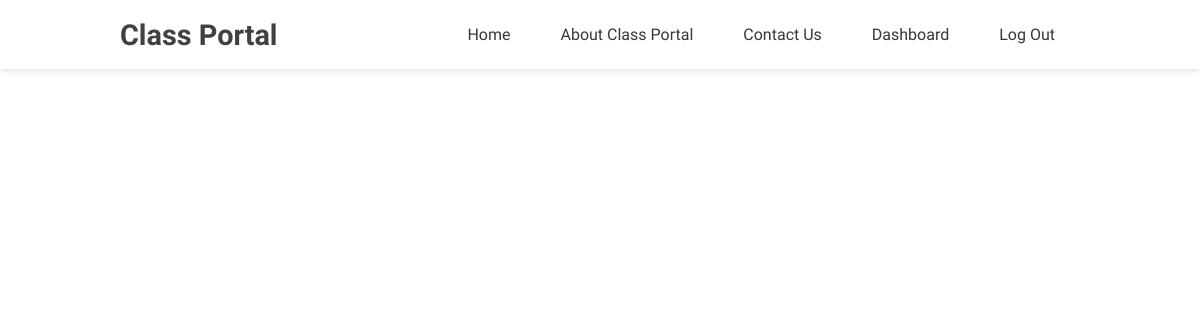
The page /view-assignment.php?value=1 (signed in) on the database as committed earlier.
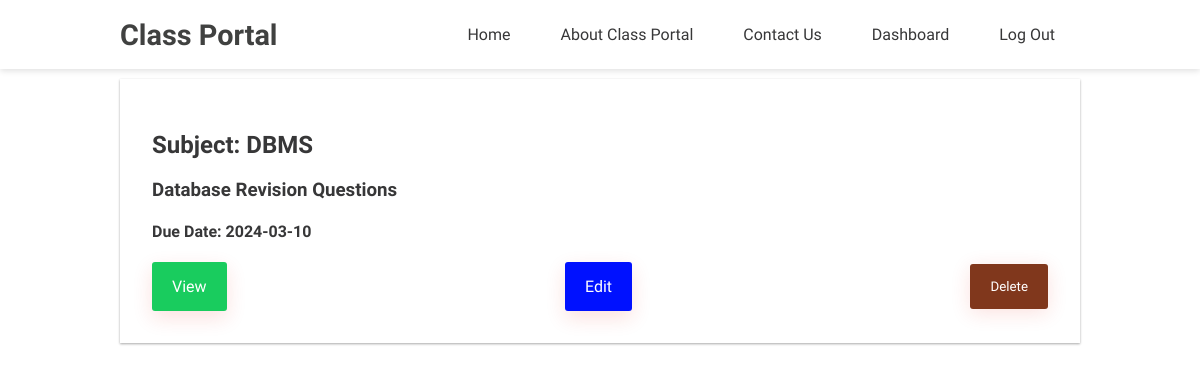
The same page on the database as committed later.
### tables this page shows
CREATE TABLE `assignment` (
  `id` int(100) NOT NULL,
  `Semester` int(11) NOT NULL,
  `Subject` varchar(50) NOT NULL,
  `title` varchar(100) NOT NULL,
  `description` varchar(30000) NOT NULL,
  `duedate` varchar(100) NOT NULL,
  `user_role` int(10) NOT NULL
);

### view-assignment.php (the view, shortened to what this page needs)
<?php
$value = $_GET['value'] ?? '';
if (!isset($_SESSION['username'])) :
    header('Location:login.php');
else :
    include("config/db.php");
    include("include/header.php");
?>
    <div class="container">
        <?php
        $sql = "SELECT * FROM assignment WHERE user_role = 1 AND Semester = $value;";
        $result = mysqli_query($conn, $sql) or die('Error');
        if (mysqli_num_rows($result) > 0) {
            while ($row = mysqli_fetch_assoc($result)) {
                $id = $row['id'];
                $subject = $row['Subject'];
                $title = $row['title'];
                $duedate = $row['duedate'];
        ?>
                <div class="assignment-card" id="data">
                    <h2>Subject: <?php echo $subject; ?></h2>
                    <h3><?php echo $title; ?></h3>
                    <h4>Due Date: <?php echo $duedate; ?></h4>
                    <div class="buttons">
                        <?php if ($_SESSION['user_role'] > 0) : ?>
                            <a class="green" href="view.php?id=<?php echo $id; ?>">View</a>
                            <a class="blue" href="edit.php?id=<?php echo $id; ?>">Edit</a>
                            <form id="deleteForm" action="delete.php" method="POST">
                                <input type="submit" name="delete" value="Delete" onclick="return confirmDelete();">
                            </form>
                        <?php else : ?>
                            <a class="green" href="view.php?id=<?php echo $id; ?>">View</a>
                        <?php endif ?>
                    </div>
                </div>
        <?php
            }
        } else {
            $error = 'No assignments';
        }
        ?>
    </div>
<?php
endif;
?>

Rows that differ between the two databases and show on the page:
now on this page (row edited): assignment: Subject "DBMS", title "Database Revision Questions", duedate "2024-03-10"
